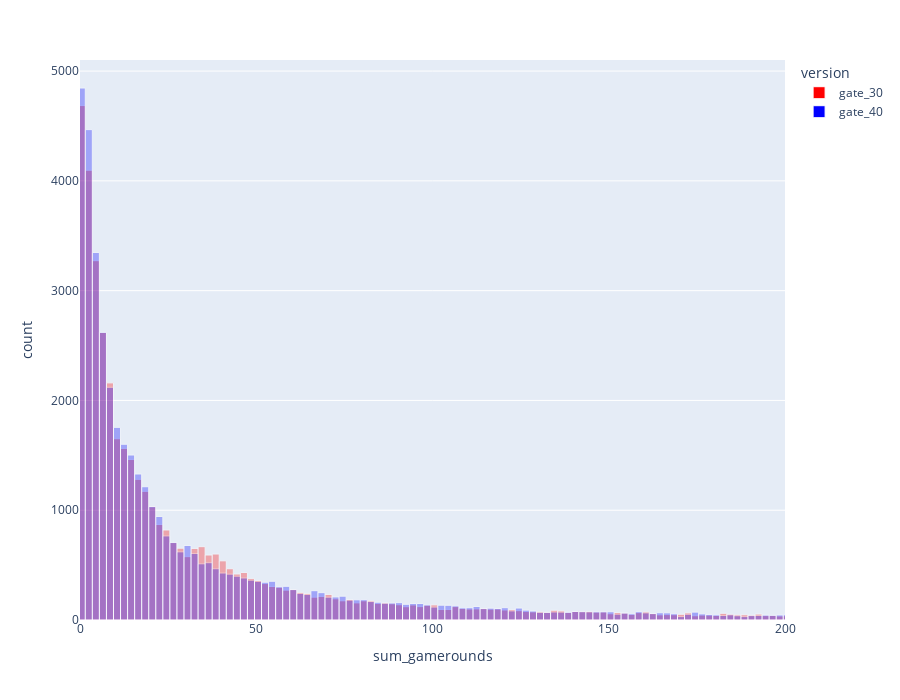

The code cell stored with this chart in its notebook:
### Markdown cell above
`Interactive Visualizations`

### Code cell
fig = px.histogram(data_croped, x='sum_gamerounds', color='version', height= 700,
        barmode= 'overlay', opacity=0.3 ,color_discrete_map = {'gate_40':'blue','gate_30':'red'})
fig.update_traces(marker_line_width=1,marker_line_color="white")
fig.update_xaxes(range=[0, 200])

### Figure 1 — Plotly figure (JSON) as saved in the notebook; plotly's stock layout.template omitted (floating-point values rounded to 4 significant figures; data arrays with more than 128 entries replaced by an {"elided": "..."} marker saying what was removed)
{"data": [{"alignmentgroup": "True", "bingroup": "x", "hovertemplate": "version=gate_30<br>sum_gamerounds=%{x}<br>count=%{y}<extra></extra>", "legendgroup": "gate_30", "marker": {"color": "red", "line": {"color": "white", "width": 1}, "opacity": 0.3, "pattern": {"shape": ""}}, "name": "gate_30", "offsetgroup": "gate_30", "orientation": "v", "showlegend": true, "type": "histogram", "x": {"elided": "44500 int values"}, "xaxis": "x", "yaxis": "y"}, {"alignmentgroup": "True", "bingroup": "x", "hovertemplate": "version=gate_40<br>sum_gamerounds=%{x}<br>count=%{y}<extra></extra>", "legendgroup": "gate_40", "marker": {"color": "blue", "line": {"color": "white", "width": 1}, "opacity": 0.3, "pattern": {"shape": ""}}, "name": "gate_40", "offsetgroup": "gate_40", "orientation": "v", "showlegend": true, "type": "histogram", "x": {"elided": "45264 int values"}, "xaxis": "x", "yaxis": "y"}], "layout": {"barmode": "overlay", "height": 700, "legend": {"title": {"text": "version"}, "tracegroupgap": 0}, "margin": {"t": 60}, "xaxis": {"anchor": "y", "domain": [0, 1], "range": [0, 200], "title": {"text": "sum_gamerounds"}}, "yaxis": {"anchor": "x", "domain": [0, 1], "title": {"text": "count"}}}}
